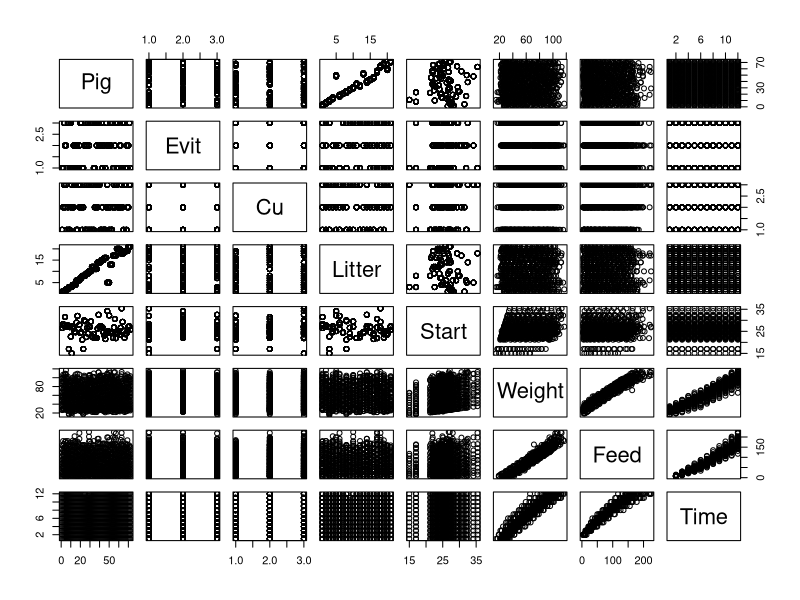

The R source for this figure:
library(doBy)


### Name: data-dietox
### Title: Growth curves of pigs in a 3x3 factorial experiment
### Aliases: data-dietox dietox
### Keywords: datasets

### ** Examples


data(dietox)
str(dietox) ;
plot(dietox)
